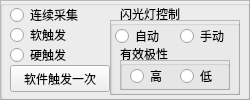
   <widget class="QFrame" name="frame_trigger">
    <property name="geometry">
     <rect>
      <x>830</x>
      <y>90</y>
      <width>250</width>
      <height>100</height>
     </rect>
    </property>
    <property name="frameShape">
     <enum>QFrame::StyledPanel</enum>
    </property>
    <property name="frameShadow">
     <enum>QFrame::Raised</enum>
    </property>
    <widget class="QGroupBox" name="groupBox_9">
     <property name="geometry">
      <rect>
       <x>0</x>
       <y>0</y>
       <width>250</width>
       <height>100</height>
      </rect>
     </property>
     <property name="title">
      <string/>
     </property>
     <widget class="QRadioButton" name="radioButton_collect">
      <property name="geometry">
       <rect>
        <x>10</x>
        <y>5</y>
        <width>100</width>
        <height>20</height>
       </rect>
      </property>
      <property name="text">
       <string>连续采集</string>
      </property>
     </widget>
     <widget class="QRadioButton" name="radioButton_software_trigger">
      <property name="geometry">
       <rect>
        <x>10</x>
        <y>25</y>
        <width>100</width>
        <height>20</height>
       </rect>
      </property>
      <property name="text">
       <string>软触发</string>
      </property>
     </widget>
     <widget class="QRadioButton" name="radioButton_trigger_hardware">
      <property name="enabled">
       <bool>true</bool>
      </property>
      <property name="geometry">
       <rect>
        <x>10</x>
        <y>45</y>
        <width>80</width>
        <height>20</height>
       </rect>
      </property>
      <property name="text">
       <string>硬触发</string>
      </property>
     </widget>
     <widget class="QPushButton" name="software_trigger_once_button">
      <property name="geometry">
       <rect>
        <x>10</x>
        <y>65</y>
        <width>100</width>
        <height>27</height>
       </rect>
      </property>
      <property name="text">
       <string>软件触发一次</string>
      </property>
     </widget>
     <widget class="QLabel" name="label_27">
      <property name="geometry">
       <rect>
        <x>120</x>
        <y>5</y>
        <width>90</width>
        <height>17</height>
       </rect>
      </property>
      <property name="text">
       <string>闪光灯控制</string>
      </property>
     </widget>
     <widget class="QFrame" name="flashlight">
      <property name="geometry">
       <rect>
        <x>110</x>
        <y>20</y>
        <width>130</width>
        <height>75</height>
       </rect>
      </property>
      <property name="frameShape">
       <enum>QFrame::StyledPanel</enum>
      </property>
      <property name="frameShadow">
       <enum>QFrame::Raised</enum>
      </property>
      <widget class="QGroupBox" name="groupBox_7">
       <property name="geometry">
        <rect>
         <x>0</x>
         <y>0</y>
         <width>130</width>
         <height>75</height>
        </rect>
       </property>
       <property name="title">
        <string/>
       </property>
       <widget class="QFrame" name="flashlight_polarity">
        <property name="geometry">
         <rect>
          <x>10</x>
          <y>40</y>
          <width>110</width>
          <height>30</height>
         </rect>
        </property>
        <property name="frameShape">
         <enum>QFrame::StyledPanel</enum>
        </property>
        <property name="frameShadow">
         <enum>QFrame::Raised</enum>
        </property>
       </widget>
       <widget class="QGroupBox" name="groupBox_8">
        <property name="geometry">
         <rect>
          <x>10</x>
          <y>40</y>
          <width>110</width>
          <height>30</height>
         </rect>
        </property>
        <property name="title">
         <string/>
        </property>
        <widget class="QRadioButton" name="flashlight_h">
         <property name="geometry">
          <rect>
           <x>10</x>
           <y>5</y>
           <width>40</width>
           <height>22</height>
          </rect>
         </property>
         <property name="text">
          <string>高</string>
         </property>
        </widget>
        <widget class="QRadioButton" name="flashlight_l">
         <property name="geometry">
          <rect>
           <x>60</x>
           <y>5</y>
           <width>50</width>
           <height>22</height>
          </rect>
         </property>
         <property name="text">
          <string>低</string>
         </property>
        </widget>
        <zorder>flashlight_polarity</zorder>
        <zorder>flashlight_h</zorder>
        <zorder>flashlight_l</zorder>
       </widget>
       <widget class="QLabel" name="label_26">
        <property name="geometry">
         <rect>
          <x>10</x>
          <y>25</y>
          <width>62</width>
          <height>17</height>
         </rect>
        </property>
        <property name="text">
         <string>有效极性</string>
        </property>
       </widget>
       <widget class="QRadioButton" name="flashlight_auto">
        <property name="geometry">
         <rect>
          <x>5</x>
          <y>5</y>
          <width>55</width>
          <height>22</height>
         </rect>
        </property>
        <property name="text">
         <string>自动</string>
        </property>
       </widget>
       <widget class="QRadioButton" name="flashlight_manual">
        <property name="geometry">
         <rect>
          <x>70</x>
          <y>5</y>
          <width>55</width>
          <height>22</height>
         </rect>
        </property>
        <property name="text">
         <string>手动</string>
        </property>
       </widget>
      </widget>
     </widget>
     <zorder>radioButton_collect</zorder>
     <zorder>radioButton_software_trigger</zorder>
     <zorder>radioButton_trigger_hardware</zorder>
     <zorder>software_trigger_once_button</zorder>
     <zorder>label_27</zorder>
     <zorder>flashlight</zorder>
     <zorder>flashlight</zorder>
    </widget>
   </widget>
